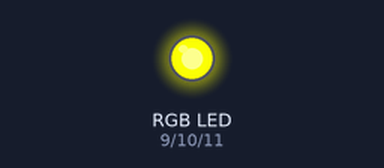
Bench run of a sketch on a simulated Arduino Uno, built with avr-gcc and run on an emulated ATmega328P. On the bench: an RGB LED mixed from three pins (HIGH = lit). Dim RGB values are drawn brighter than linear.

Above: at 0.05 s.
At 1.15 s:
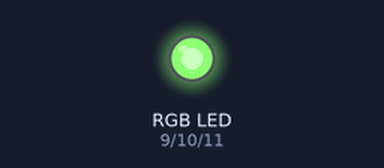
At 2.3 s:
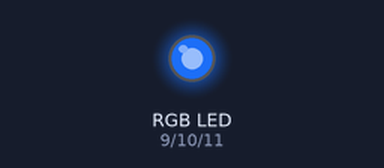
At 3.45 s:
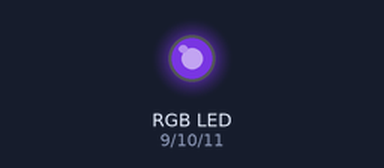
At 4.6 s:
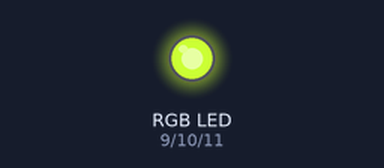
Timing chart, 0 to 6.6 s (numbered marks = the images above):
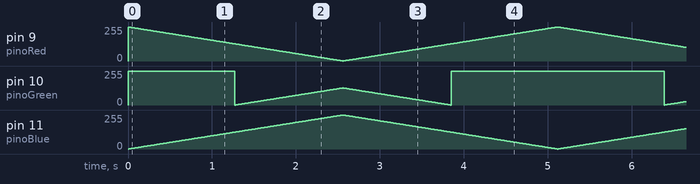

The sketch:

led_rgb.ino
```cpp
int pinoRed = 9; //PINO DIGITAL UTILIZADO PELO TERMINAL VERMELHO
int pinoGreen = 10; //PINO DIGITAL UTILIZADO PELO TERMINAL VERDE
int pinoBlue = 11; //PINO DIGITAL UTILIZADO PELO TERMINAL AZUL

int val; //VARIÁVEL DO TIPO INTEIRA

void setup(){
  pinMode(pinoRed, OUTPUT); //DEFINE O PINO COMO SAÍDA
  pinMode(pinoBlue, OUTPUT); //DEFINE O PINO COMO SAÍDA
  pinMode(pinoGreen, OUTPUT); //DEFINE O PINO COMO SAÍDA
}
void loop (){
  for(val = 255; val > 0; val --){ //PARA val IGUAL A 255, ENQUANTO val MAIOR QUE 0, DECREMENTA val
      analogWrite(pinoRed, val); //PINO RECEBE O VALOR
      analogWrite(pinoBlue, 255-val); //PINO RECEBE O VALOR
      analogWrite(pinoGreen, 128-val); //PINO RECEBE O VALOR
      delay (10); //INTERVALO DE 10 MILISSEGUNDOS
  }
  for(val = 0; val < 255; val ++){ //PARA val IGUAL A 0, ENQUANTO val MENOR QUE 255, INCREMENTA val
      analogWrite(pinoRed, val); //PINO RECEBE O VALOR
      analogWrite(pinoBlue, 255-val); //PINO RECEBE O VALOR
      analogWrite(pinoGreen, 128-val); //PINO RECEBE O VALOR
      delay (10); //INTERVALO DE 10 MILISSEGUNDOS
  }
}
```
